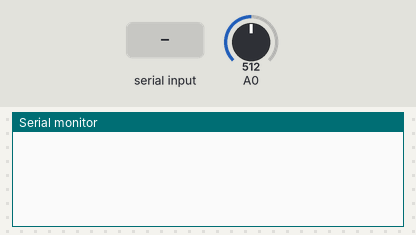
Recording of a sketch running on a simulated Arduino Uno, built with avr-gcc and run on an emulated ATmega328P. On the bench: the last lines printed to the serial monitor. The test bench sets the inputs (shaded band); at power-on: A0 = 512.

Above: at 1.2 s.
1.3 s: "1" received over the second serial link
At 2.1 s:
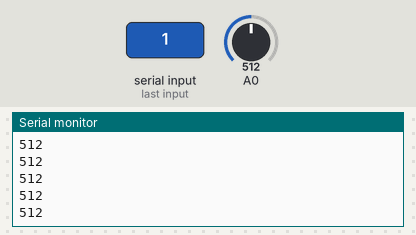
2.8 s: A0 set to 716
At 3.9 s:
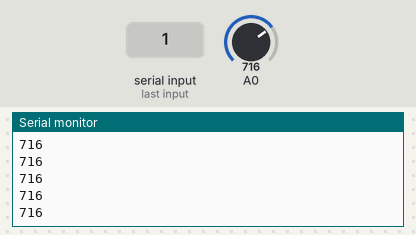
4.3 s: "0" received over the second serial link
At 5.5 s:
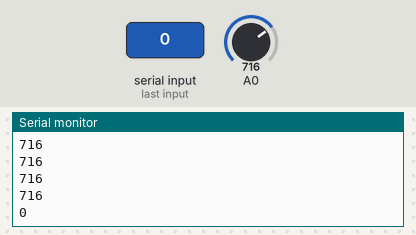
Timing chart, 0 to 7.3 s (numbered marks = the images above; inputs shaded):
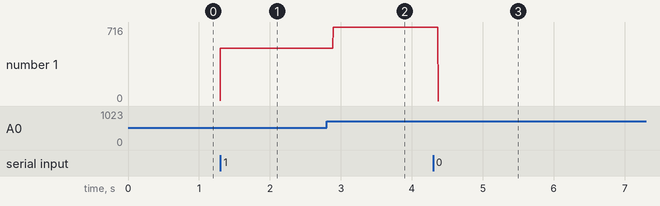

Measured:
- after the input at 1.3 s, the serial monitor: prints a new line at once (image 1)
- after the input at 2.8 s, the serial monitor: prints a new line after 0.09 s (image 2)
- after the input at 4.3 s, the serial monitor: prints a new line after 0.07 s (image 3)
- plotted number 1: 512 → 716 after the input at 2.8 s, 716 → 0 after the input at 4.3 s

The sketch:

Codigo_Arduino.ino
```cpp
#include <SoftwareSerial.h>
#include <TimerThree.h>
SoftwareSerial blue(10, 11);
#define BUFFER_SIZE 10
int adcValue;
int bufferM[BUFFER_SIZE];
bool bufferFlag = false;
bool sendFlag = false;

void setup() {
  pinMode(A0, INPUT);
  Serial.begin(9600);
  blue.begin(9600);
  EICRA &= ~(1 << ISC01);
  Timer3.initialize(1000);
  Timer3.attachInterrupt(Muestreo);
}

void loop(){
  static unsigned int pos = 0;
  if (blue.available()) {
    char signal = blue.read();
    Serial.println(signal);
    if (signal == '1')
    {
      sendFlag = true;
    } else if(signal != '1'){
      sendFlag = false;
    }
  }
    if(EICRA & (1 << ISC01)){
    bufferM[pos] = analogRead(A0);

    pos += 1;
    if (pos == BUFFER_SIZE){
      bufferFlag = true;
      pos = 0;
    }
    EICRA &= ~(1 << ISC01);
  }
   if (sendFlag && bufferFlag)
   {
    for (unsigned int i=0; i<BUFFER_SIZE; i++)
    {
      byte highByte = bufferM[i] & 0xFF;
      byte lowByte = (bufferM[i] >> 8) & 0xFF;
      blue.write(highByte);
      blue.write(lowByte);
      Serial.println(bufferM[i]);
    }
    bufferFlag = false;
  }
 }

void Muestreo() {
  EICRA |= (1 << ISC01);
}
```
